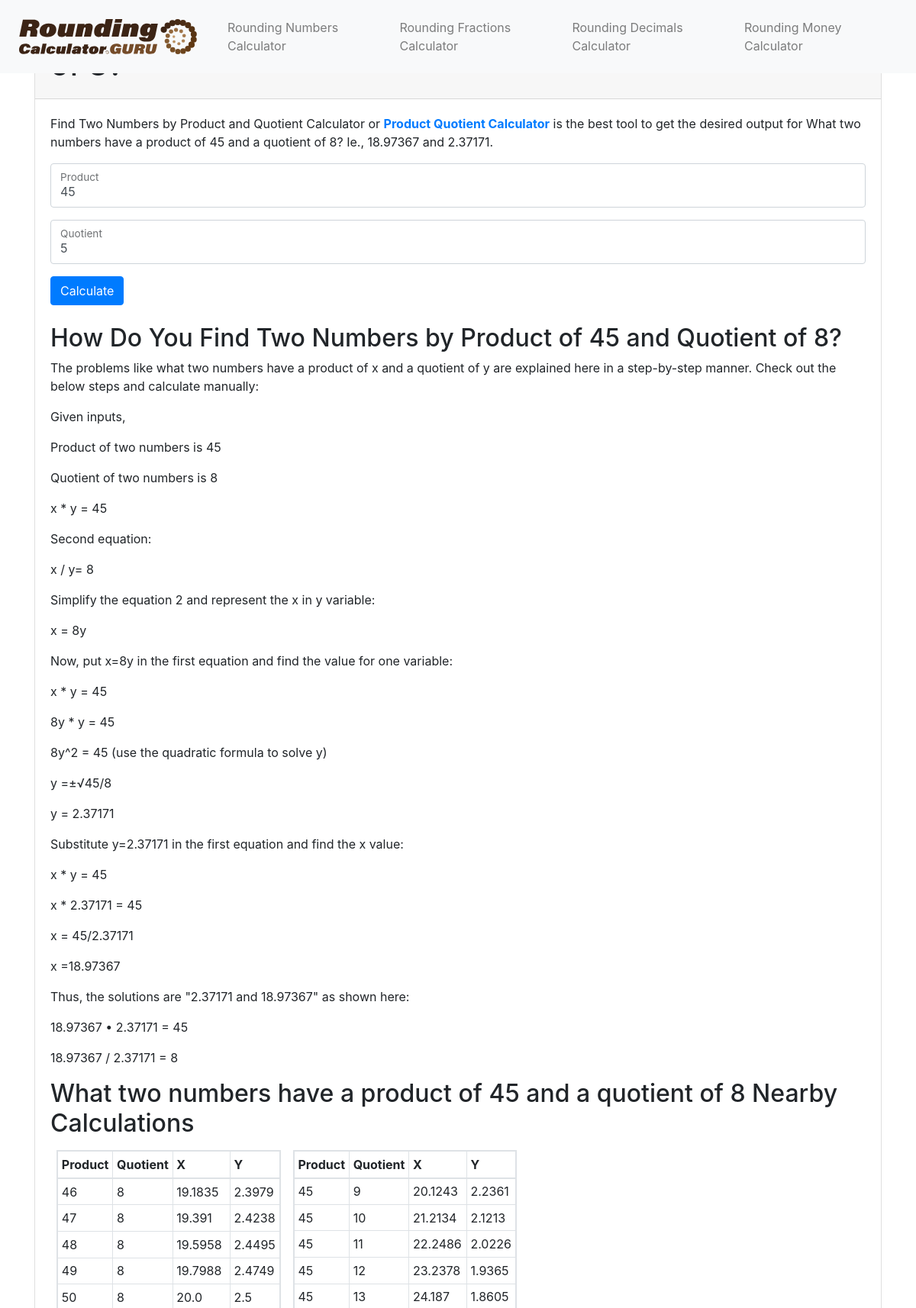
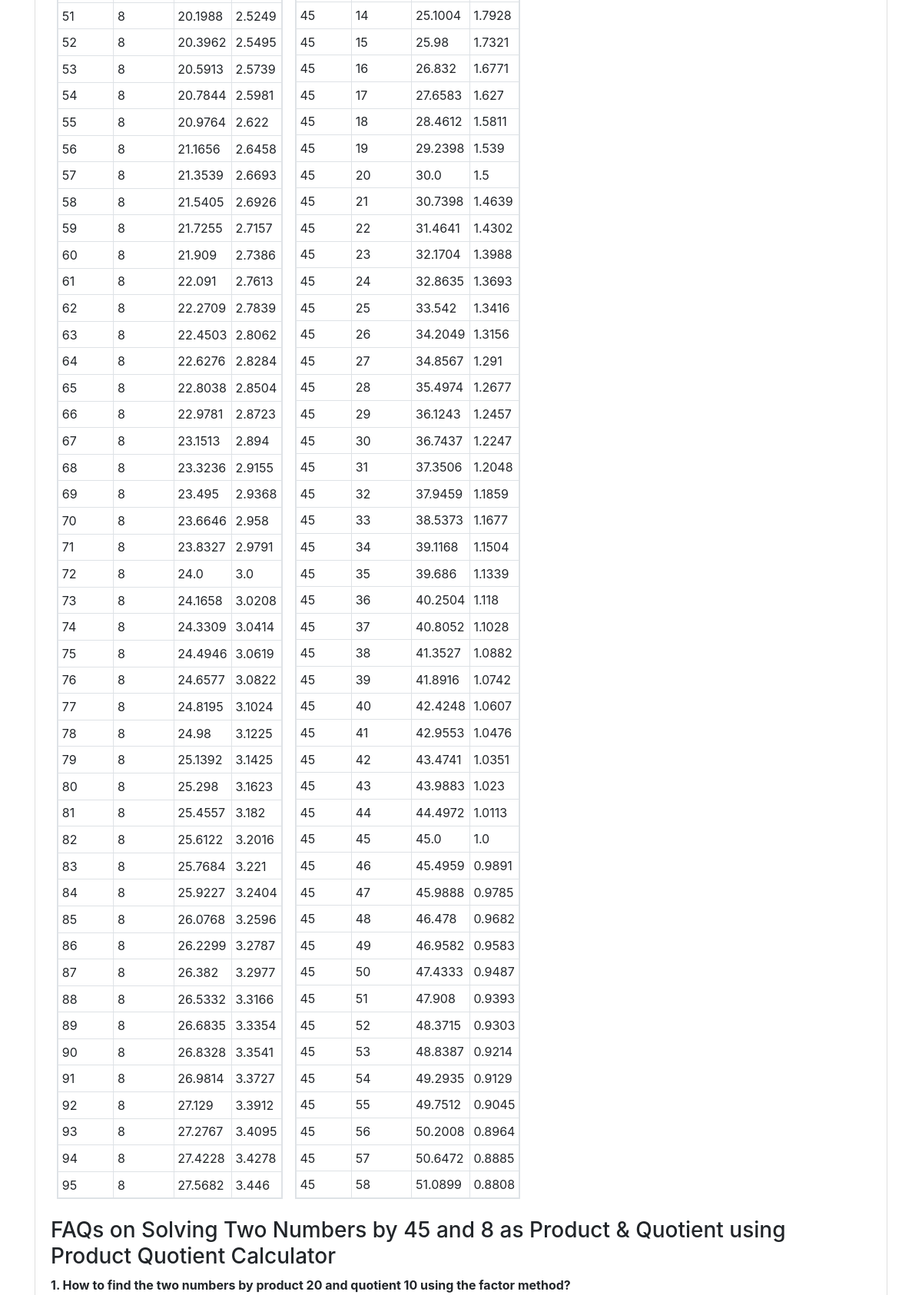
Page /what-two-numbers-have-a-product-of-45-and-a-quotient-of-8/ (upper part) on the committed database (2 pictures, top to bottom).
### Numbers/models.py (models this page shows)
class productQuotientCalc(models.Model):
    prod=models.IntegerField()
    quo=models.IntegerField()
    x=models.DecimalField(max_digits=10 , decimal_places=5)
    y=models.DecimalField(max_digits=10 , decimal_places=5)

### Numbers/views.py (the view, shortened to what this page needs)
# urls.py: path('what-two-numbers-have-a-product-of-<str:prod>-and-a-quotient-of-<str:quo>/',productQuotientTail, name='productQuotientTail'),
def productQuotientTail(request,prod,quo):
    prod=int(prod)
    quo=int(quo)
    l=productQuotientCalc.objects.filter(prod=prod,quo=quo)
    if l:
        print('from DB')
        product50=[]
        [product50.append(i) for i in range(prod+1,prod+51)]
        quotient50=[]
        [quotient50.append(i) for i in range(quo+1,quo+51)]
        ya50=[]
        [ya50.append(round(((prod/i)**0.5),4)) for i in quotient50]
        yb50=[]
        [yb50.append(round(((i/quo)**0.5),4)) for i in product50]
        xa50=[]
        [xa50.append(round((prod/j),4)) for j in ya50]
        xb50=[]
        [xb50.append(round((i/j),4)) for i,j in zip(product50,yb50)]
        mylist=zip(quotient50,xa50,ya50)
        mylist1=zip(product50,xb50,yb50)
        product5=[]
        [product5.append(i) for i in range(prod+1,prod+6)]
        quotient5=[]
        [quotient5.append(i) for i in range(quo+1,quo+6)]
        return render(request,'Mathcue/product-quotient-calculator-details.html',{'res':l,'mylist':mylist,'mylist1':mylist1,'product5':product5,'quotient5':quotient5,'product':str(prod),'quotient':str(quo)})

### templates/Mathcue/product-quotient-calculator-details.html (shortened to what this page needs)
{%extends 'base/numbers_base3.html'%}
{%load static%}
{%block meta%}
<link rel="stylesheet" href="https://cdn.jsdelivr.net/npm/bootstrap@4.6.1/dist/css/bootstrap.min.css"
>
  <link href="https://cdn.jsdelivr.net/npm/bootstrap@5.2.1/dist/css/bootstrap.min.css" rel="stylesheet">
{%block css%}
<link rel="stylesheet" href="https://roundingcalculator.guru/static/style2.css?ez_used_css_s=14">
{%endblock%}
{% endblock %}
{% block content %}
{% for i in res %}
<div class="container">
  <div class="card">
    <div class="card-header">
      <h1 class="h1">What two numbers have a product of {{i.prod}} and a quotient of {{i.quo}}?</h1>
    </div>
    <div class="card-body">
        <p>Find Two Numbers by Product and Quotient Calculator or <a href="/product-quotient-calculator/"> <strong>Product Quotient Calculator</strong></a> is the best tool to get the desired output for What two numbers have a product of {{i.prod}} and a quotient of {{i.quo}}? Ie., {{i.x}} and {{i.y}}.</p>
        <form method='POST' action='/product-quotient-calculator/'>
          <div class="form-floating mb-3">
            <input type="number" class="form-control" value=45 id="numa" placeholder="Product:" name='prod' required>
            <label for="floatingInput">Product</label>
          </div>
          <div class="form-floating mb-3">
            <input type="number" class="form-control"  id="num" placeholder="Quotient" name='quo' required min=1 value=5>
            <label for="floatingInput">Quotient</label>
          </div>
        <button type="submit" class="btn mb-4 btn-primary">Calculate</button>
        </form>
        <h2>How Do You Find Two Numbers by Product of {{i.prod}} and Quotient of {{i.quo}}?</h2>
        <p>The problems like what two numbers have a product of x and a quotient of y are explained here in a step-by-step manner. Check out the below steps and calculate manually:</p>
        <p>Given inputs,</p>
        <p>Product of two numbers is {{i.prod}}</p>
        <p>Quotient of two numbers is {{i.quo}}</p>
        <p>x * y = {{i.prod}}</p>
        <p>Second equation:</p>
        <p>x / y= {{i.quo}}</p>
        <p>Simplify the equation 2 and represent the x in y variable:</p>
        <p>x = {{i.quo}}y</p>
        <p>Now, put x={{i.quo}}y in the first equation and find the value for one variable: </p>
        <p>x * y = {{i.prod}}</p>
        <p>{{i.quo}}y * y = {{i.prod}}</p>
        <p>{{i.quo}}y^2 = {{i.prod}} (use the quadratic formula to solve y)</p>
        <p>y =±√{{i.prod}}/{{i.quo}}</p>
        <p>y = {{i.y}}</p>
        <p>Substitute y={{i.y}} in the first equation and find the x value: </p>
        <p>x * y = {{i.prod}}</p>
        <p>x * {{i.y}} = {{i.prod}}</p>
        <p>x = {{i.prod}}/{{i.y}}</p>
        <p>x ={{i.x}}</p>
        <p>Thus, the solutions are "{{i.y}} and {{i.x}}" as shown here:</p>
        <p>{{i.x}} • {{i.y}} = {{i.prod}}</p>
        <p>{{i.x}} / {{i.y}} = {{i.quo}}</p>
        <h2>What two numbers have a product of {{i.prod}} and a quotient of {{i.quo}} Nearby Calculations</h2>
        <div class="d-flex flex-wrap">
          <div class='p-2'>
            <table class="table table-sm table-bordered table-responsive">
              <thead>
                <tr>
                  <th scope="col">Product</th>
                  <th scope="col">Quotient</th>
                  <th scope="col">X</th>
                  <th scope="col">Y</th>
                </tr>
              </thead>
              <tbody>
                {% for j,k,l in mylist1 %}
                <tr>
                  <td>{{j}}</td>
                  <td>{{quotient}}</td>
                  <td>{{k}}</td>
                  <td>{{l}}</td>
                </tr>
                {% endfor %}
              </tbody>
            </table>
          </div>
          <div class='p-2'>
            <table class="table table-sm table-bordered table-responsive">
              <thead>
                <tr>
                  <th scope="col">Product</th>
                  <th scope="col">Quotient</th>
                  <th scope="col">X</th>
                  <th scope="col">Y</th>
                </tr>
              </thead>
              <tbody>
                <tr>
                  {% for j,k,l in mylist %}
                <tr>
                  <td>{{product}}</td>
                  <td>{{j}}</td>
                  <td>{{k}}</td>
                  <td>{{l}}</td>
                </tr>
                {% endfor %}
                </tr>
              </tbody>
            </table>
          </div>
        </div>
        <h3>FAQs on Solving Two Numbers by {{i.prod}} and {{i.quo}} as Product & Quotient using Product Quotient Calculator</h3>
        <p><strong>1. How to find the two numbers by product 20 and quotient 10 using the factor method?</strong></p>
        {% endfor %}
    </div>
  </div>
</div>
{% endblock %}

### rows in the picture
productQuotientCalc: prod "45", quo "8", x "18.97367", y "2.37171", mylist1 "46" "47" "48" "49" "50" "51" "52" "53" "54" "55" "56" "57" "58" "59" "60" "61" "62" "63" "64" "65" "66" "67" "68" "69" "70" "71" "72" "73" "74" "75" "76" "77" "78" "79" "80" "81" "82" "83" "84" "85" "86" "87" "88" "89" "90" "91" "92" "93" "94" "95", mylist1 "8" "8" "8" "8" "8" "8" "8" "8" "8" "8" "8" "8" "8" "8" "8" "8" "8" "8" "8" "8" "8" "8" "8" "8" "8" "8" "8" "8" "8" "8" "8" "8" "8" "8" "8" "8" "8" "8" "8" "8" "8" "8" "8" "8" "8" "8" "8" "8" "8" "8", mylist1 "19.1835" "19.391" "19.5958" "19.7988" "20.0" "20.1988" "20.3962" "20.5913" "20.7844" "20.9764" "21.1656" "21.3539" "21.5405" "21.7255" "21.909" "22.091" "22.2709" "22.4503" "22.6276" "22.8038" "22.9781" "23.1513" "23.3236" "23.495" "23.6646" "23.8327" "24.0" "24.1658" "24.3309" "24.4946" "24.6577" "24.8195" "24.98" "25.1392" "25.298" "25.4557" "25.6122" "25.7684" "25.9227" "26.0768" "26.2299" "26.382" "26.5332" "26.6835" "26.8328" "26.9814" "27.129" "27.2767" "27.4228" "27.5682", mylist1 "2.3979" "2.4238" "2.4495" "2.4749" "2.5" "2.5249" "2.5495" "2.5739" "2.5981" "2.622" "2.6458" "2.6693" "2.6926" "2.7157" "2.7386" "2.7613" "2.7839" "2.8062" "2.8284" "2.8504" "2.8723" "2.894" "2.9155" "2.9368" "2.958" "2.9791" "3.0" "3.0208" "3.0414" "3.0619" "3.0822" "3.1024" "3.1225" "3.1425" "3.1623" "3.182" "3.2016" "3.221" "3.2404" "3.2596" "3.2787" "3.2977" "3.3166" "3.3354" "3.3541" "3.3727" "3.3912" "3.4095" "3.4278" "3.446", mylist "45" "45" "45" "45" "45" "45" "45" "45" "45" "45" "45" "45" "45" "45" "45" "45" "45" "45" "45" "45" "45" "45" "45" "45" "45" "45" "45" "45" "45" "45" "45" "45" "45" "45" "45" "45" "45" "45" "45" "45" "45" "45" "45" "45" "45" "45" "45" "45" "45" "45", mylist "9" "10" "11" "12" "13" "14" "15" "16" "17" "18" "19" "20" "21" "22" "23" "24" "25" "26" "27" "28" "29" "30" "31" "32" "33" "34" "35" "36" "37" "38" "39" "40" "41" "42" "43" "44" "45" "46" "47" "48" "49" "50" "51" "52" "53" "54" "55" "56" "57" "58", mylist "20.1243" "21.2134" "22.2486" "23.2378" "24.187" "25.1004" "25.98" "26.832" "27.6583" "28.4612" "29.2398" "30.0" "30.7398" "31.4641" "32.1704" "32.8635" "33.542" "34.2049" "34.8567" "35.4974" "36.1243" "36.7437" "37.3506" "37.9459" "38.5373" "39.1168" "39.686" "40.2504" "40.8052" "41.3527" "41.8916" "42.4248" "42.9553" "43.4741" "43.9883" "44.4972" "45.0" "45.4959" "45.9888" "46.478" "46.9582" "47.4333" "47.908" "48.3715" "48.8387" "49.2935" "49.7512" "50.2008" "50.6472" "51.0899", mylist "2.2361" "2.1213" "2.0226" "1.9365" "1.8605" "1.7928" "1.7321" "1.6771" "1.627" "1.5811" "1.539" "1.5" "1.4639" "1.4302" "1.3988" "1.3693" "1.3416" "1.3156" "1.291" "1.2677" "1.2457" "1.2247" "1.2048" "1.1859" "1.1677" "1.1504" "1.1339" "1.118" "1.1028" "1.0882" "1.0742" "1.0607" "1.0476" "1.0351" "1.023" "1.0113" "1.0" "0.9891" "0.9785" "0.9682" "0.9583" "0.9487" "0.9393" "0.9303" "0.9214" "0.9129" "0.9045" "0.8964" "0.8885" "0.8808"
